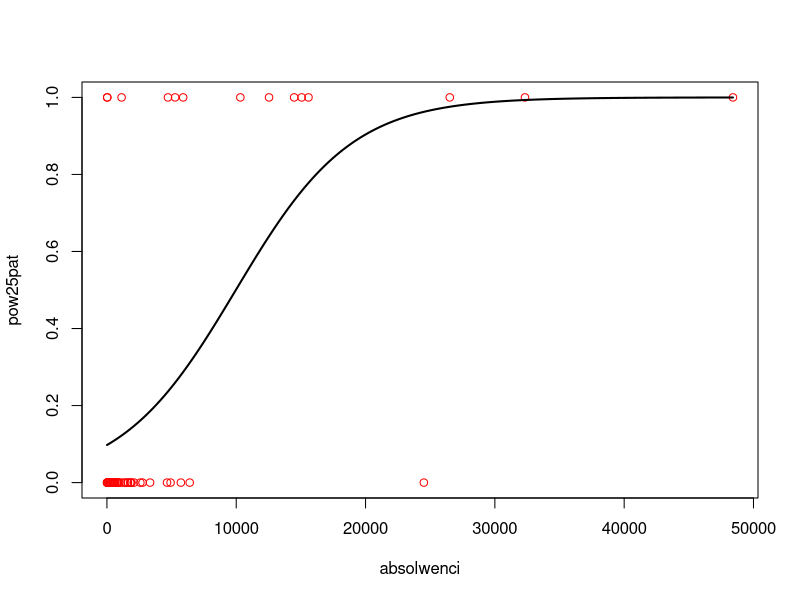
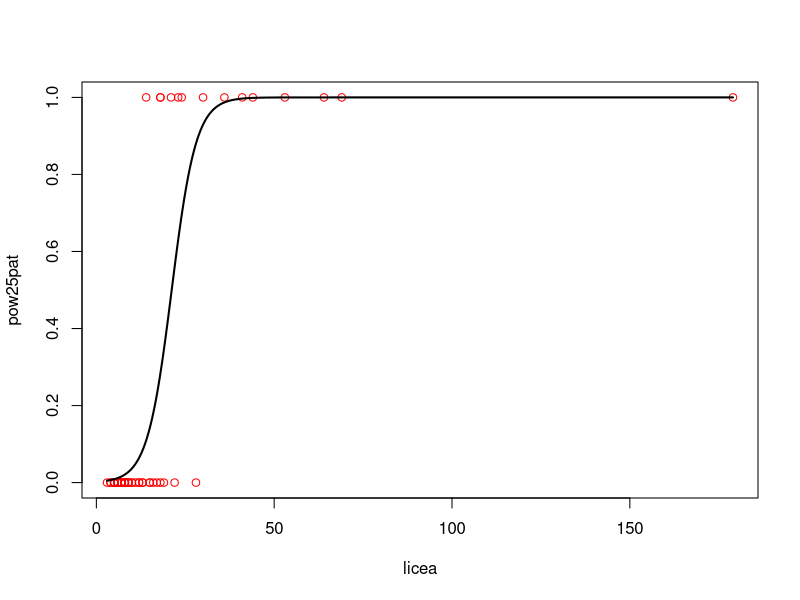

Here is the R script that generated these plots, in order:
library(readxl)
ds <- read_excel("data/R_logistyczna.xlsx")

head(ds)
summary(ds)

cor(ds$absolwenci, ds$biblioteki)
cor(ds$absolwenci, ds$licea)
cor(ds$licea, ds$biblioteki)

mRegLogistycznej <- glm(pow25pat~absolwenci+licea, data=ds, family="binomial")
summary(mRegLogistycznej)

modelpraca <- glm(pow25pat~absolwenci, data=ds, family="binomial")
newdata <- data.frame(absolwenci=seq(min(ds$absolwenci), max(ds$absolwenci),len=500))
newdata$pow25pat = predict(modelpraca, newdata, type="response")
plot(pow25pat~absolwenci, data=ds, col="red")
lines(pow25pat~absolwenci, newdata, lwd=2)

modeldzietnosc <- glm(pow25pat~licea, data=ds, family="binomial")
newdata <- data.frame(licea=seq(min(ds$licea), max(ds$licea),len=500))
newdata$pow25pat = predict(modeldzietnosc, newdata, type="response")
plot(pow25pat~licea, data=ds, col="red")
lines(pow25pat~licea, newdata, lwd=2)
